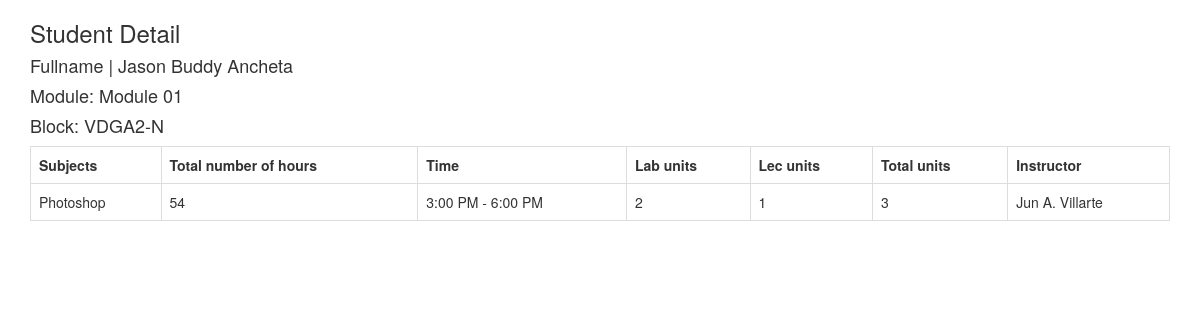
The page /student/2/ on the database its author committed.
### student/models.py (models this page shows, shortened)
class Student(models.Model):
	block=models.ForeignKey(Block)
	id_number=models.CharField(max_length=20)
	first_name=models.CharField(max_length=60)
	middle_name=models.CharField(max_length=60)
	last_name=models.CharField(max_length=60)
	extension_name=models.CharField(max_length=5, blank=True)

class Block(models.Model):
	module=models.ForeignKey(Module)
	block_name=models.CharField(max_length=60)
	def __unicode__(self):
		return self.block_name

class Module(models.Model):
	semister=models.ForeignKey(Semister)
	module=models.CharField(max_length=15)
	def __unicode__(self):
		return self.module

class Subject(models.Model):
	instructor=models.ForeignKey(Instructor, default=1)
	student=models.ManyToManyField(Student)
	subject_code=models.CharField(max_length=20)
	subject_title=models.CharField(max_length=60)
	lab_units=models.IntegerField(default=0)
	lec_units=models.IntegerField(default=0)
	duration=models.IntegerField(default=54)
	def total_units(self):
		total=self.lab_units+self.lec_units
		return total

class SubjectSchedule(models.Model):
	subject=models.ForeignKey(Subject)
	time_start=models.CharField(max_length=8)
	end_time=models.CharField(max_length=8)
	def schedule(self):
		schedule="%s - %s"%(self.time_start, self.end_time)
		return schedule

class Instructor(models.Model):
	department=models.ForeignKey(Department)
	first_name=models.CharField(max_length=60)
	middle_name=models.CharField(max_length=60)
	last_name=models.CharField(max_length=60)
	extension_name=models.CharField(max_length=5, blank=True)
	email=models.EmailField()
	def full_name(self):
		full_name="%s %s. %s %s"%(self.first_name, self.middle_name[0], self.last_name, self.extension_name)
		return full_name
	def __unicode__(self):
		return self.full_name()

### student/views.py (the view)
# urls.py: url(r'^(?P<pk>[0-9]+)/$', views.studentDetail, name='detail'),
def studentDetail(request, pk):
	instance=get_object_or_404(Student, pk=pk)
	context={
		"title": 'Student Detail',
		"instance": instance,
	}
	return render(request, "student/student_detail.html", context)

### templates/student/student_detail.html
{% extends "base.html" %}
{% block content %}
	<h3>{{title}}</h3>
	<h4>Fullname | {{instance.first_name}} {{instance.middle_name}} {{instance.last_name}} {{instance.extension_name}}</h4>
	<h4>Module: {{instance.block.module}}</h4>
	<h4>Block: {{instance.block}}</h4>
	<table class="table table-hover table-bordered">
		<tr>
			<th>Subjects</th>
			<th>Total number of hours</th>
			<th>Time</th>
			<th>Lab units</th>
			<th>Lec units</th>
			<th>Total units</th>
			<th>Instructor</th>
		</tr>
		{% for subject in instance.subject_set.all %}
		<tr>
			<td>{{subject.subject_title}}</td>
			<td>{{subject.duration}}</td>
			<td>{% for time in subject.subjectschedule_set.all %}{{time.schedule}}<br>{% endfor %}</td>
			<td>{{subject.lab_units}}</td>
			<td>{{subject.lec_units}}</td>
			<td>{{subject.total_units}}</td>
			<td>{{subject.instructor}}</td>
		</tr>
		{% endfor %}
	</table>
{% endblock %}

### rows shown on the page
Student: first_name "Jason", middle_name "Buddy", last_name "Ancheta", block.module "Module 01", block "VDGA2-N"
Subject: subject_title "Photoshop", duration "54", lab_units "2", lec_units "1", total_units "3", instructor "Jun A. Villarte"
SubjectSchedule: schedule "3:00 PM - 6:00 PM"

### other values the page prints
{{ title }} "Student Detail"
